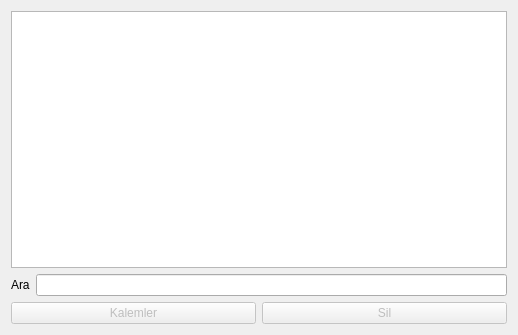
<?xml version="1.0" encoding="UTF-8"?>
<ui version="4.0">
 <class>receteliste</class>
 <widget class="QDialog" name="receteliste">
  <property name="geometry">
   <rect>
    <x>0</x>
    <y>0</y>
    <width>518</width>
    <height>335</height>
   </rect>
  </property>
  <property name="windowTitle">
   <string>Reçeteler</string>
  </property>
  <layout class="QGridLayout" name="gridLayout">
   <item row="0" column="0">
    <widget class="QTableWidget" name="tableWidget"/>
   </item>
   <item row="1" column="0">
    <layout class="QHBoxLayout" name="horizontalLayout_2">
     <item>
      <widget class="QLabel" name="lblAra">
       <property name="text">
        <string>Ara</string>
       </property>
      </widget>
     </item>
     <item>
      <widget class="QLineEdit" name="leAra"/>
     </item>
    </layout>
   </item>
   <item row="2" column="0">
    <layout class="QHBoxLayout" name="horizontalLayout">
     <item>
      <widget class="QPushButton" name="btnReceteKalemleri">
       <property name="enabled">
        <bool>false</bool>
       </property>
       <property name="text">
        <string>Kalemler</string>
       </property>
      </widget>
     </item>
     <item>
      <widget class="QPushButton" name="btnSil">
       <property name="enabled">
        <bool>false</bool>
       </property>
       <property name="text">
        <string>Sil</string>
       </property>
      </widget>
     </item>
    </layout>
   </item>
  </layout>
 </widget>
 <resources/>
 <connections/>
</ui>
